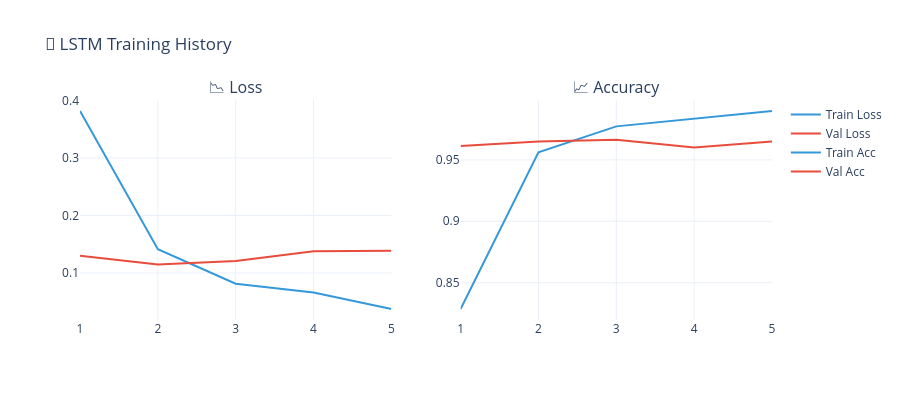

Source (notebook cell):
### Code cell
# ============================================
# 📊 DEEP LEARNING TRAINING VISUALIZATION
# ============================================

fig = make_subplots(rows=1, cols=2,
                    subplot_titles=('📉 Loss', '📈 Accuracy'))

# Loss
fig.add_trace(
    go.Scatter(x=list(range(1, len(history.history['loss'])+1)),
              y=history.history['loss'],
              mode='lines',
              name='Train Loss',
              line=dict(color=COLOR_PALETTE['primary'])),
    row=1, col=1
)

fig.add_trace(
    go.Scatter(x=list(range(1, len(history.history['val_loss'])+1)),
              y=history.history['val_loss'],
              mode='lines',
              name='Val Loss',
              line=dict(color=COLOR_PALETTE['secondary'])),
    row=1, col=1
)

# Accuracy
fig.add_trace(
    go.Scatter(x=list(range(1, len(history.history['accuracy'])+1)),
              y=history.history['accuracy'],
              mode='lines',
              name='Train Acc',
              line=dict(color=COLOR_PALETTE['primary'])),
    row=1, col=2
)

fig.add_trace(
    go.Scatter(x=list(range(1, len(history.history['val_accuracy'])+1)),
              y=history.history['val_accuracy'],
              mode='lines',
              name='Val Acc',
              line=dict(color=COLOR_PALETTE['secondary'])),
    row=1, col=2
)

fig.update_layout(
    title_text="🧠 LSTM Training History",
    template='plotly_white',
    height=400
)

fig.show()

### Figure 1 — Plotly figure (JSON) as saved in the notebook; plotly's stock layout.template omitted (floating-point values rounded to 4 significant figures)
{"data": [{"line": {"color": "#3498db"}, "mode": "lines", "name": "Train Loss", "type": "scatter", "x": [1, 2, 3, 4, 5], "xaxis": "x", "y": [0.3816, 0.1414, 0.08126, 0.06586, 0.03732], "yaxis": "y"}, {"line": {"color": "#e74c3c"}, "mode": "lines", "name": "Val Loss", "type": "scatter", "x": [1, 2, 3, 4, 5], "xaxis": "x", "y": [0.1298, 0.1147, 0.1209, 0.1375, 0.1384], "yaxis": "y"}, {"line": {"color": "#3498db"}, "mode": "lines", "name": "Train Acc", "type": "scatter", "x": [1, 2, 3, 4, 5], "xaxis": "x2", "y": [0.8286, 0.9561, 0.9772, 0.9832, 0.9897], "yaxis": "y2"}, {"line": {"color": "#e74c3c"}, "mode": "lines", "name": "Val Acc", "type": "scatter", "x": [1, 2, 3, 4, 5], "xaxis": "x2", "y": [0.9613, 0.965, 0.9663, 0.96, 0.965], "yaxis": "y2"}], "layout": {"annotations": [{"font": {"size": 16}, "showarrow": false, "text": "📉 Loss", "x": 0.225, "xanchor": "center", "xref": "paper", "y": 1, "yanchor": "bottom", "yref": "paper"}, {"font": {"size": 16}, "showarrow": false, "text": "📈 Accuracy", "x": 0.775, "xanchor": "center", "xref": "paper", "y": 1, "yanchor": "bottom", "yref": "paper"}], "height": 400, "title": {"text": "🧠 LSTM Training History"}, "xaxis": {"anchor": "y", "domain": [0, 0.45]}, "xaxis2": {"anchor": "y2", "domain": [0.55, 1]}, "yaxis": {"anchor": "x", "domain": [0, 1]}, "yaxis2": {"anchor": "x2", "domain": [0, 1]}}}
